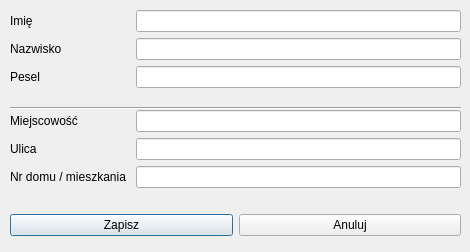
<?xml version="1.0" encoding="UTF-8"?>
<ui version="4.0">
 <class>UserForm</class>
 <widget class="QDialog" name="UserForm">
  <property name="geometry">
   <rect>
    <x>0</x>
    <y>0</y>
    <width>470</width>
    <height>252</height>
   </rect>
  </property>
  <property name="windowTitle">
   <string>Formularz</string>
  </property>
  <widget class="QWidget" name="horizontalLayoutWidget">
   <property name="geometry">
    <rect>
     <x>10</x>
     <y>210</y>
     <width>451</width>
     <height>31</height>
    </rect>
   </property>
   <layout class="QHBoxLayout" name="ButtonLayout">
    <item>
     <widget class="QPushButton" name="SaveBtn">
      <property name="text">
       <string>Zapisz</string>
      </property>
     </widget>
    </item>
    <item>
     <widget class="QPushButton" name="CancelBtn">
      <property name="text">
       <string>Anuluj</string>
      </property>
     </widget>
    </item>
   </layout>
  </widget>
  <widget class="Line" name="line">
   <property name="geometry">
    <rect>
     <x>10</x>
     <y>100</y>
     <width>451</width>
     <height>16</height>
    </rect>
   </property>
   <property name="orientation">
    <enum>Qt::Horizontal</enum>
   </property>
  </widget>
  <widget class="QWidget" name="layoutWidget">
   <property name="geometry">
    <rect>
     <x>10</x>
     <y>110</y>
     <width>451</width>
     <height>91</height>
    </rect>
   </property>
   <layout class="QFormLayout" name="UserAddressFormLayout">
    <item row="0" column="0">
     <widget class="QLabel" name="PlaceLabel">
      <property name="minimumSize">
       <size>
        <width>100</width>
        <height>0</height>
       </size>
      </property>
      <property name="text">
       <string>Miejscowość</string>
      </property>
     </widget>
    </item>
    <item row="0" column="1">
     <widget class="QLineEdit" name="PlaceLineEdit"/>
    </item>
    <item row="1" column="1">
     <widget class="QLineEdit" name="StreetLineEdit"/>
    </item>
    <item row="2" column="0">
     <widget class="QLabel" name="HouseFlatNoLabel">
      <property name="minimumSize">
       <size>
        <width>120</width>
        <height>0</height>
       </size>
      </property>
      <property name="text">
       <string>Nr domu / mieszkania</string>
      </property>
     </widget>
    </item>
    <item row="2" column="1">
     <widget class="QLineEdit" name="HouseFlatNoLineEdit"/>
    </item>
    <item row="1" column="0">
     <widget class="QLabel" name="StreetLabel">
      <property name="minimumSize">
       <size>
        <width>100</width>
        <height>0</height>
       </size>
      </property>
      <property name="text">
       <string>Ulica</string>
      </property>
     </widget>
    </item>
   </layout>
  </widget>
  <widget class="QWidget" name="">
   <property name="geometry">
    <rect>
     <x>10</x>
     <y>10</y>
     <width>451</width>
     <height>91</height>
    </rect>
   </property>
   <layout class="QFormLayout" name="UserBasicFormLayout">
    <item row="0" column="0">
     <widget class="QLabel" name="NameLabel">
      <property name="minimumSize">
       <size>
        <width>100</width>
        <height>0</height>
       </size>
      </property>
      <property name="text">
       <string>Imię</string>
      </property>
     </widget>
    </item>
    <item row="0" column="1">
     <widget class="QLineEdit" name="NameLineEdit"/>
    </item>
    <item row="1" column="0">
     <widget class="QLabel" name="SurnameLabel">
      <property name="minimumSize">
       <size>
        <width>100</width>
        <height>0</height>
       </size>
      </property>
      <property name="text">
       <string>Nazwisko</string>
      </property>
     </widget>
    </item>
    <item row="1" column="1">
     <widget class="QLineEdit" name="SurnameLineEdit"/>
    </item>
    <item row="2" column="0">
     <widget class="QLabel" name="PeselLabel">
      <property name="minimumSize">
       <size>
        <width>120</width>
        <height>0</height>
       </size>
      </property>
      <property name="text">
       <string>Pesel</string>
      </property>
     </widget>
    </item>
    <item row="2" column="1">
     <widget class="QLineEdit" name="PeselLineEdit"/>
    </item>
   </layout>
  </widget>
 </widget>
 <resources/>
 <connections/>
</ui>
